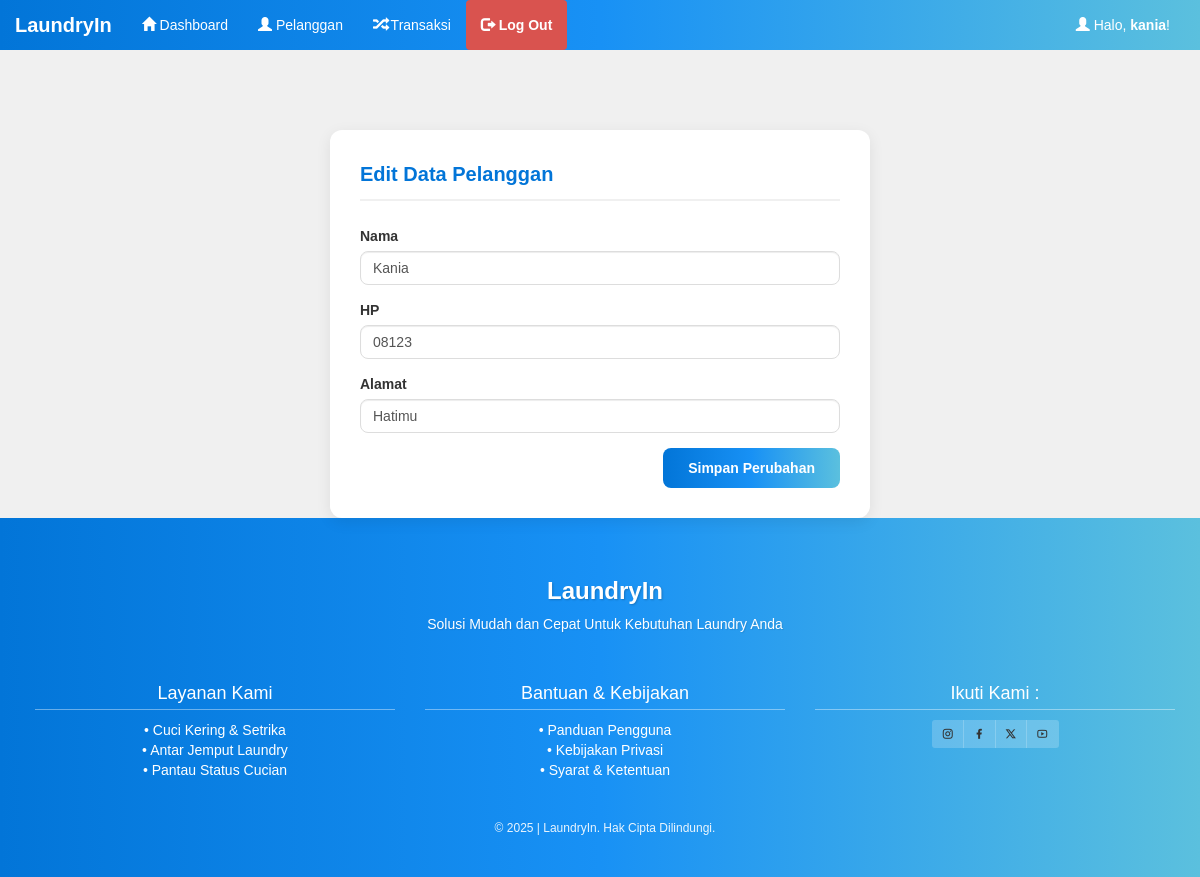
Page /admin/pelanggan_edit.php?id=9 (signed in) on the committed database.
### tables this page shows
CREATE TABLE `pelanggan` (
  `pelanggan_id` int(11) NOT NULL AUTO_INCREMENT,
  `pelanggan_nama` varchar(255) NOT NULL,
  `pelanggan_hp` varchar(20) NOT NULL,
  `pelanggan_alamat` text NOT NULL,
  `pelanggan_status` varchar(20) DEFAULT 'Tidak Aktif',
  PRIMARY KEY (`pelanggan_id`)
);

### admin/pelanggan_edit.php (the view, shortened to what this page needs)
<?php include 'header.php'; ?>
<div class="container">
    <div class="col-md-6 col-md-offset-3">
        <div class="custom-card">
            <div class="card-title">
                <i class="fa fa-user-edit"></i> Edit Data Pelanggan
            </div>
            <?php
                include '../koneksi.php';
                $id = $_GET['id'];
                $data = mysqli_query($koneksi, "SELECT * FROM pelanggan WHERE pelanggan_id = '$id'");
                while($d = mysqli_fetch_array($data)) {
            ?>
            <form method="post" action="pelanggan_update.php">
                <div class="form-group">
                    <label>Nama</label>
                    <input type="text" class="form-control" name="nama" placeholder="Masukkan Nama .."
                           value="<?php echo $d['pelanggan_nama']; ?>" required>
                </div>
                <div class="form-group">
                    <label>HP</label>
                    <input type="number" class="form-control" name="hp" placeholder="Masukkan No.HP .."
                           value="<?php echo $d['pelanggan_hp']; ?>" required>
                </div>
                <div class="form-group">
                    <label>Alamat</label>
                    <input type="text" class="form-control" name="alamat" placeholder="Masukkan Alamat .."
                           value="<?php echo $d['pelanggan_alamat']; ?>" required>
                </div>
                <div class="text-right">
                    <button type="submit" class="btn btn-primary">
                        <i class="fa fa-save"></i> Simpan Perubahan
                    </button>
                </div>
            </form>
            <?php } ?>
        </div>
    </div>
</div>
<?php include 'footer.php'; ?>

### admin/header.php (style rules this page uses)
body { background: #f0f0f0; font-family: 'Arial', sans-serif; }

### admin/pelanggan_edit.php (style rules this page uses)
.custom-card { background: #ffffff; border-radius: 12px; box-shadow: 0 4px 15px rgba(0,0,0,0.08); padding: 30px; margin-top: 60px; }
.custom-card .card-title { font-weight: 600; font-size: 20px; color: #0275d8; border-bottom: 2px solid #f0f0f0; padding-bottom: 10px; margin-bottom: 25px; }
.form-control { border-radius: 8px; border: 1px solid #ddd; transition: 0.3s ease; }
.btn-primary { background: linear-gradient(to right, #0275d8, #1891f5, #5bc0de); border: none; border-radius: 8px; font-weight: 600; padding: 10px 25px; transition: 0.3s ease; }

### rows in the picture
pelanggan: nama "Kania", hp "08123", alamat "Hatimu"

### other values in the picture
$_SESSION['username'] "kania"
